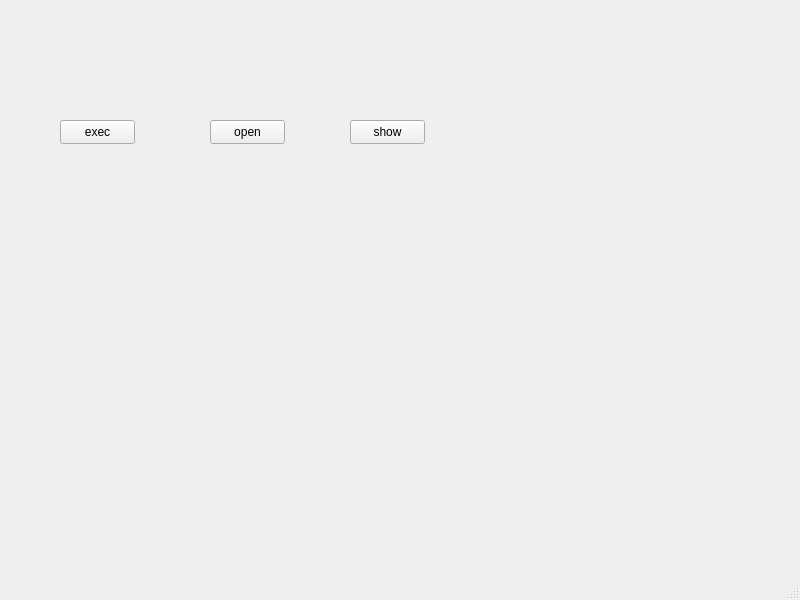
<?xml version="1.0" encoding="UTF-8"?>
<ui version="4.0">
 <class>MainWindow</class>
 <widget class="QMainWindow" name="MainWindow">
  <property name="geometry">
   <rect>
    <x>0</x>
    <y>0</y>
    <width>800</width>
    <height>600</height>
   </rect>
  </property>
  <property name="windowTitle">
   <string>MainWindow</string>
  </property>
  <widget class="QWidget" name="centralwidget">
   <widget class="QPushButton" name="btnExec">
    <property name="geometry">
     <rect>
      <x>60</x>
      <y>120</y>
      <width>75</width>
      <height>24</height>
     </rect>
    </property>
    <property name="text">
     <string>exec</string>
    </property>
   </widget>
   <widget class="QPushButton" name="btnOpen">
    <property name="geometry">
     <rect>
      <x>210</x>
      <y>120</y>
      <width>75</width>
      <height>24</height>
     </rect>
    </property>
    <property name="text">
     <string>open</string>
    </property>
   </widget>
   <widget class="QPushButton" name="btnShow">
    <property name="geometry">
     <rect>
      <x>350</x>
      <y>120</y>
      <width>75</width>
      <height>24</height>
     </rect>
    </property>
    <property name="text">
     <string>show</string>
    </property>
   </widget>
  </widget>
  <widget class="QMenuBar" name="menubar">
   <property name="geometry">
    <rect>
     <x>0</x>
     <y>0</y>
     <width>800</width>
     <height>22</height>
    </rect>
   </property>
  </widget>
  <widget class="QStatusBar" name="statusbar"/>
 </widget>
 <resources/>
 <connections/>
</ui>
